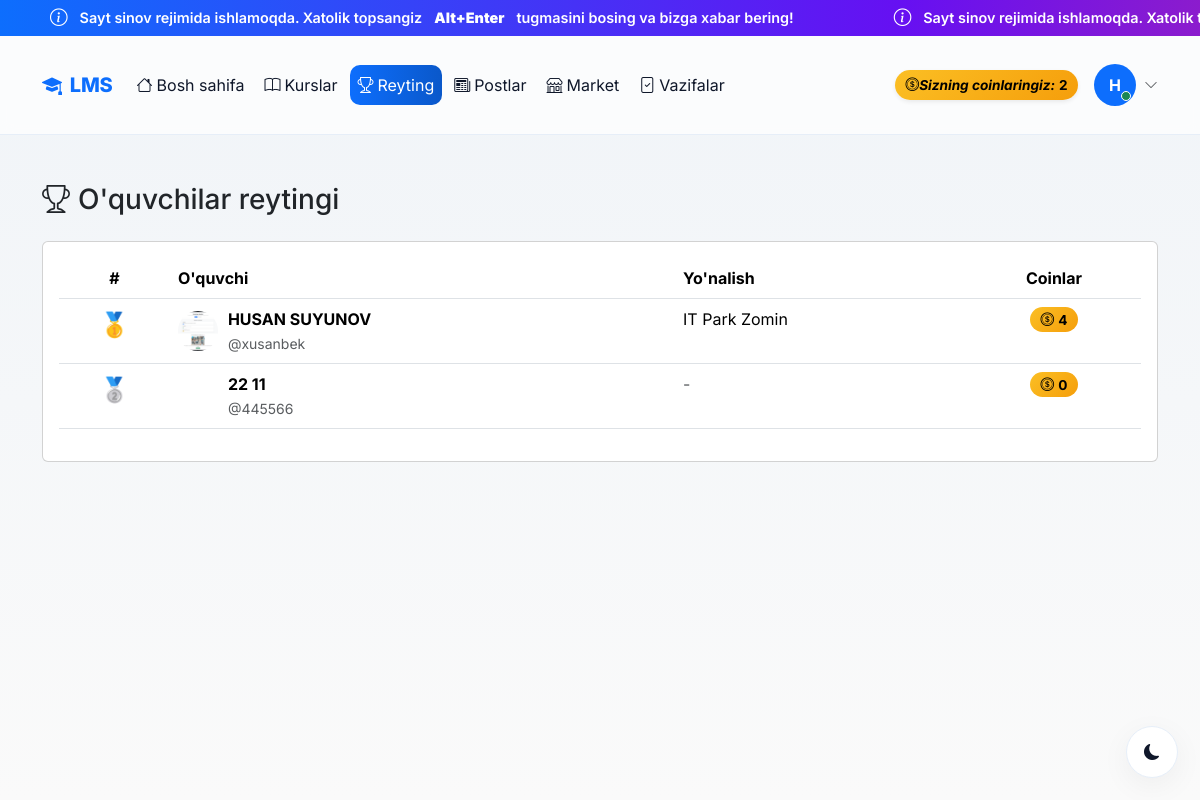
The page /leaderboard/ (signed in) on the database as committed earlier.
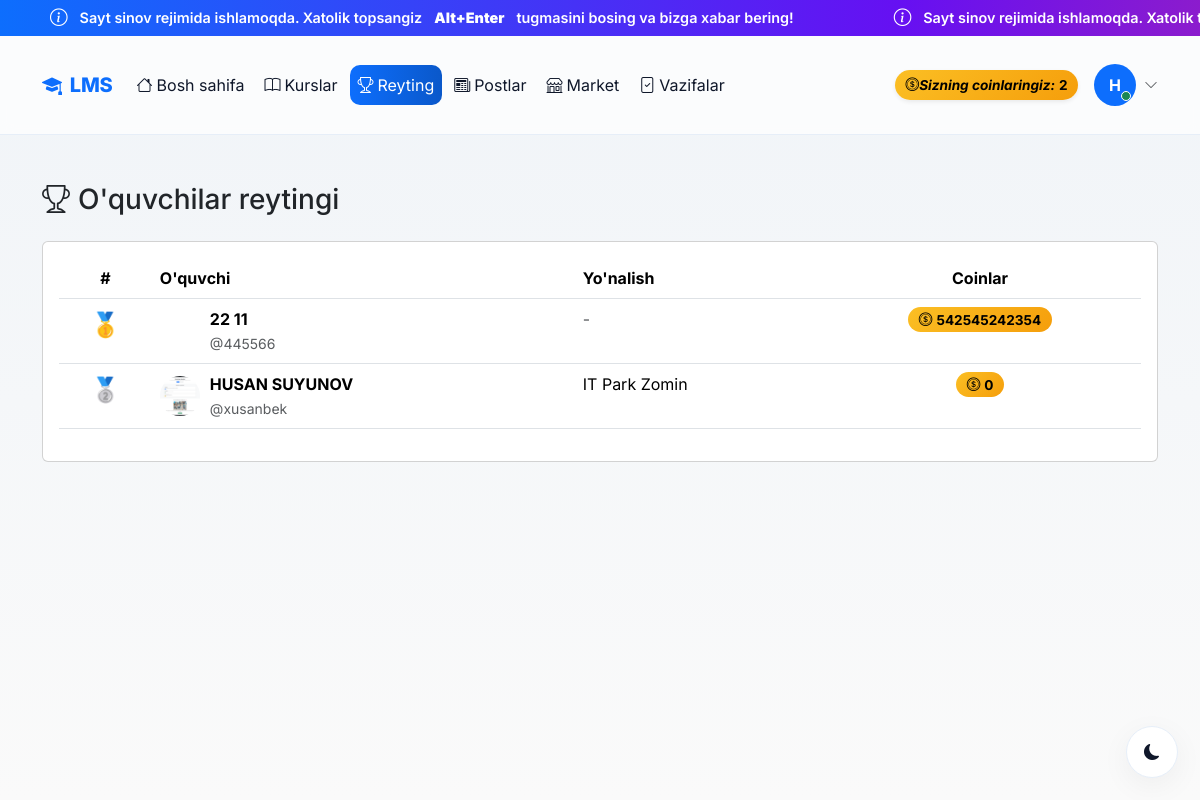
The same page on the database as committed later.
### accounts/models.py (models this page shows, shortened)
class CustomUser(AbstractUser):
    ROLE_CHOICES = (
        ('admin', 'Admin'),
        ('teacher', "O'qituvchi"),
        ('student', "O'quvchi"),
    )
    first_name = models.CharField(max_length=100, verbose_name="Ism")
    last_name = models.CharField(max_length=100, verbose_name="Familiya")
    phone = models.CharField(max_length=20, unique=True, verbose_name="Telefon raqam")
    role = models.CharField(
        max_length=20,
        choices=ROLE_CHOICES,
        default='student',
        verbose_name="Rol"
    )
    photo = models.ImageField(
        upload_to='profiles/',
        blank=True,
        null=True,
        verbose_name="Profil rasmi"
    )
    profession = models.ForeignKey(
        'Profession',
        on_delete=models.SET_NULL,
        null=True,
        blank=True,
        related_name='students',
        verbose_name="Yo'nalish"
    )
    is_blocked = models.BooleanField(default=False, verbose_name="Bloklangan")
    last_activity = models.DateTimeField(null=True, blank=True, verbose_name="Oxirgi faollik")
    bio = models.TextField(blank=True, null=True, verbose_name="O'zi haqida")
    coins = models.IntegerField(default=0, verbose_name="Coinlar")
    total_online_time = models.IntegerField(default=0, verbose_name="Jami online vaqt (daqiqa)")
    address = models.CharField(max_length=300, blank=True, null=True, verbose_name="Yashash manzili")
    birth_date = models.DateField(null=True, blank=True, verbose_name="Tug'ilgan kuni")
    id_card = models.FileField(
        upload_to='documents/id_cards/',
        blank=True,
        null=True,
        verbose_name="ID karta / Pasport"
    )
    birth_certificate = models.FileField(
        upload_to='documents/birth_certificates/',
        blank=True,
        null=True,
        verbose_name="Tug'ilganlik haqida guvohnoma"
    )
    @property
    def is_admin(self):
        return self.role == 'admin'
    @property
    def is_teacher(self):
        return self.role == 'teacher'
    @property
    def full_name(self):
        return f"{self.first_name} {self.last_name}".strip()
    def get_initials(self):
        first = self.first_name[0] if self.first_name else ''
        last = self.last_name[0] if self.last_name else ''
        return f"{first}{last}".upper()
    class Meta:
        verbose_name = "Foydalanuvchi"
        verbose_name_plural = "Foydalanuvchilar"

class Profession(models.Model):
    name = models.CharField(max_length=200, verbose_name="Kasb nomi")
    photo = models.ImageField(upload_to='professions/', verbose_name="Rasm")
    description = models.TextField(verbose_name="Kasb haqida")
    created_at = models.DateTimeField(auto_now_add=True)
    class Meta:
        verbose_name = "Kasb"
        verbose_name_plural = "Kasblar"
        ordering = ['-created_at']

### accounts/views.py (the view)
# urls.py: path('leaderboard/', views.leaderboard, name='leaderboard'),
@login_required
def leaderboard(request):
    students = CustomUser.objects.filter(role='student').order_by('-coins')[:50]
    return render(request, 'accounts/leaderboard.html', {'students': students})

### accounts/management/commands/check_birthdays.py (called while the page is built, shortened)
    def handle(self, *args, **kwargs):
        today = timezone.now().date()
        users = CustomUser.objects.filter(birth_date__day=today.day, birth_date__month=today.month)
        if not users.exists():
            self.stdout.write(self.style.SUCCESS('No birthdays today.'))
            return

### accounts/templates/accounts/leaderboard.html (shortened to what this page needs)
{% extends 'accounts/base.html' %}
{% block content %}
<div class="container mt-5">
    <h3 style="color: var(--primary-blue);" class="mb-4">
        <i class="bi bi-trophy me-2"></i>O'quvchilar reytingi
    </h3>
    <div class="card">
        <div class="card-body">
            {% if students %}
            <div class="table-responsive">
                <table class="table" style="color: var(--text-color);">
                    <thead>
                        <tr>
                            <th class="text-center">#</th>
                            <th>O'quvchi</th>
                            <th>Yo'nalish</th>
                            <th class="text-center">Coinlar</th>
                        </tr>
                    </thead>
                    <tbody>
                        {% for student in students %}
                        <tr {% if student == request.user %}style="background: rgba(13, 110, 253, 0.1);"{% endif %}>
                            <td class="text-center">
                                {% if forloop.counter == 1 %}
                                <span style="font-size: 1.5rem;">🥇</span>
                                {% elif forloop.counter == 2 %}
                                <span style="font-size: 1.5rem;">🥈</span>
                                {% elif forloop.counter == 3 %}
                                <span style="font-size: 1.5rem;">🥉</span>
                                {% else %}
                                <span class="badge bg-secondary">{{ forloop.counter }}</span>
                                {% endif %}
                            </td>
                            <td>
                                <div class="d-flex align-items-center">
                                    {% if student.photo %}
                                    <img src="{{ student.photo.url }}" style="width: 40px; height: 40px; border-radius: 50%; object-fit: cover; margin-right: 10px;">
                                    {% else %}
                                    <div style="width: 40px; height: 40px; border-radius: 50%; background: linear-gradient(135deg, var(--primary-blue), var(--dark-blue)); display: flex; align-items: center; justify-content: center; margin-right: 10px; color: white; font-weight: 600;">
                                    </div>
                                    {% endif %}
                                    <div>
                                        <strong>{{ student.full_name }}</strong>
                                        <br><small class="text-muted">@{{ student.username }}</small>
                                    </div>
                                </div>
                            </td>
                            <td>
                                {% if student.profession %}{{ student.profession.name }}{% else %}<span class="text-muted">-</span>{% endif %}
                            </td>
                            <td class="text-center">
                                <span class="coin-badge">
                                    <i class="bi bi-coin me-1"></i>{{ student.coins }}
                                </span>
                            </td>
                        </tr>
                        {% endfor %}
                    </tbody>
                </table>
            </div>
            {% else %}
            <div class="text-center py-5">
                <i class="bi bi-trophy text-muted" style="font-size: 4rem;"></i>
                <h4 class="mt-3" style="color: var(--text-color);">Hozircha o'quvchilar yo'q</h4>
            </div>
            {% endif %}
        </div>
    </div>
</div>
{% endblock %}

Rows that differ between the two databases and show on the page:
changed CustomUser (number 2 of 3 on the later page): coins "0" → "542545242354"; text "🥈" → "🥇"; moves up the list
changed CustomUser "HUSAN SUYUNOV": coins "4" → "0"; text "🥇" → "🥈"
